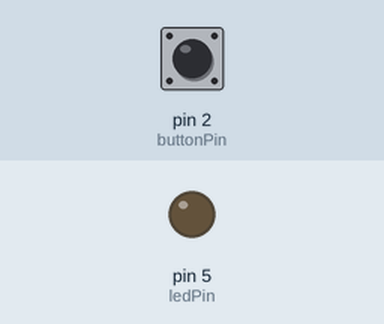
This sketch was run on a simulated Arduino Uno, built with avr-gcc and run on an emulated ATmega328P. Shown: output pins drawn as LEDs (lit = HIGH). Dashed ring = blinking. The test bench sets the inputs (shaded band); at power-on: pin 2 (buttonPin) HIGH. What the sketch prints to the serial monitor is not drawn.

Above: at 1.2 s.
1.3 s: pin 2 (buttonPin) pulled LOW for 0.15 s
At 1.38 s:
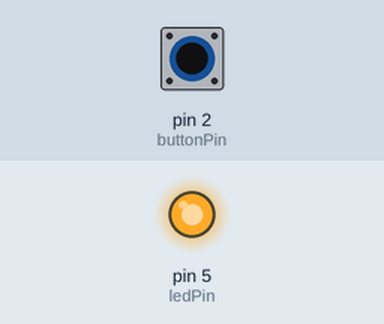
2.9 s: pin 2 (buttonPin) pulled LOW for 3.2 s
At 7.5 s:
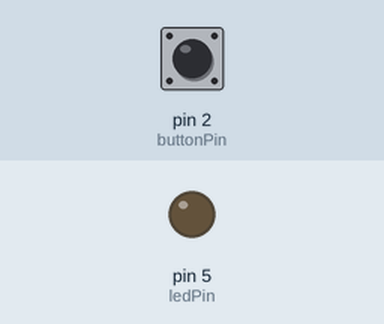
9.1 s: pin 2 (buttonPin) pulsed LOW 5 times (0.12 s each, 0.3 s apart)
At 9.16 s:
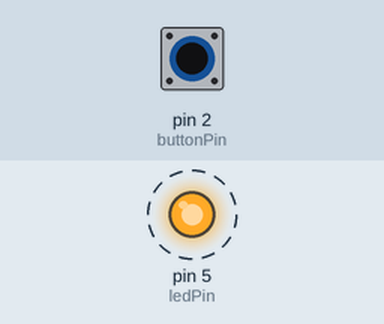
Timing chart, 0 to 12.1 s (numbered marks = the images above; inputs shaded):
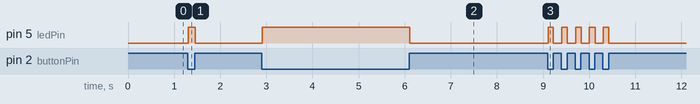

Measured:
- after the input at 1.3 s, pin 5 (ledPin): LOW → HIGH at once, → LOW 0.15 s later
- after the input at 2.9 s, pin 5 (ledPin): LOW → HIGH at once, → LOW 3.2 s later
- after the input at 9.1 s, pin 5 (ledPin): alternates HIGH for 0.12 s and LOW for 0.18 s, 10 changes in all, then stays LOW, starting at once

The sketch:

BUTTON_Test.ino
```cpp
/*
  Button

  Turns on and off a light emitting diode(LED) connected to digital pin 13,
  when pressing a pushbutton attached to pin 2.

  The circuit:
  - LED attached from pin 13 to ground
  - pushbutton attached to pin 2 from +5V
  - 10K resistor attached to pin 2 from ground

  - Note: on most Arduinos there is already an LED on the board
    attached to pin 13.

  Creado 2015
  por DojoDave <http://www.0j0.org>
  Modificado 30 Marzo 2023
  por Edgar Cano

  Este ejemplo de código es de dominio publico

  http://www.arduino.cc/en/Tutorial/Button
*/

// constants won't change. They're used here to set pin numbers:
const int buttonPin = 2;     // the number of the pushbutton pin
const int ledPin =  5;      // the number of the LED pin

// variables will change:
int buttonState = 0;         // variable for reading the pushbutton status

void setup() {
  // initialize the LED pin as an output:
  Serial.begin(9600);

  // initialize the pushbutton pin as an input:
  pinMode(buttonPin, INPUT_PULLUP);
  pinMode(ledPin, OUTPUT);
}

void loop() {
  // read the state of the pushbutton value:
  buttonState = digitalRead(buttonPin);

  // check if the pushbutton is pressed. If it is, the buttonState is HIGH:
  if (buttonState == LOW) {
    // turn LED off:
    Serial.println("ON");
    digitalWrite(ledPin,HIGH);

  } else {
    // turn LED on:
    Serial.println("OFF");
    digitalWrite(ledPin,LOW);
  }
}
```
